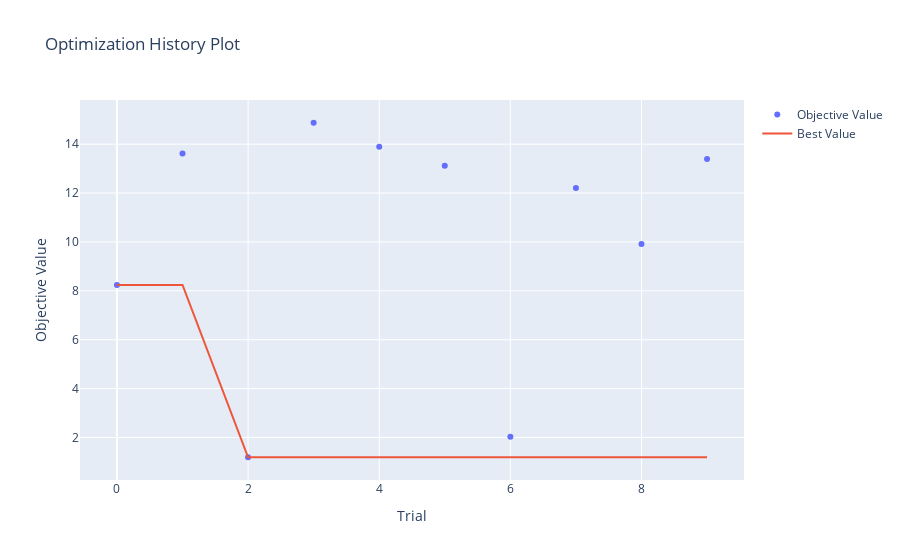

The notebook cell saved with this chart:
### Markdown cell above
Визуализируем результаты байевской оптимизации

### Code cell
# История изменений целевой метрики
fig = optuna.visualization.plot_optimization_history(study)
fig.show()

### Figure 1 — Plotly figure (JSON) as saved in the notebook; plotly's stock layout.template omitted (floating-point values rounded to 4 significant figures)
{"data": [{"mode": "markers", "name": "Objective Value", "type": "scatter", "x": [0, 1, 2, 3, 4, 5, 6, 7, 8, 9], "y": [8.238, 13.62, 1.19, 14.88, 13.9, 13.11, 2.033, 12.21, 9.916, 13.39]}, {"mode": "lines", "name": "Best Value", "type": "scatter", "x": [0, 1, 2, 3, 4, 5, 6, 7, 8, 9], "y": [8.238, 8.238, 1.19, 1.19, 1.19, 1.19, 1.19, 1.19, 1.19, 1.19]}, {"marker": {"color": "#cccccc"}, "mode": "markers", "name": "Infeasible Trial", "showlegend": false, "type": "scatter", "x": [], "y": []}], "layout": {"title": {"text": "Optimization History Plot"}, "xaxis": {"title": {"text": "Trial"}}, "yaxis": {"title": {"text": "Objective Value"}}}}
